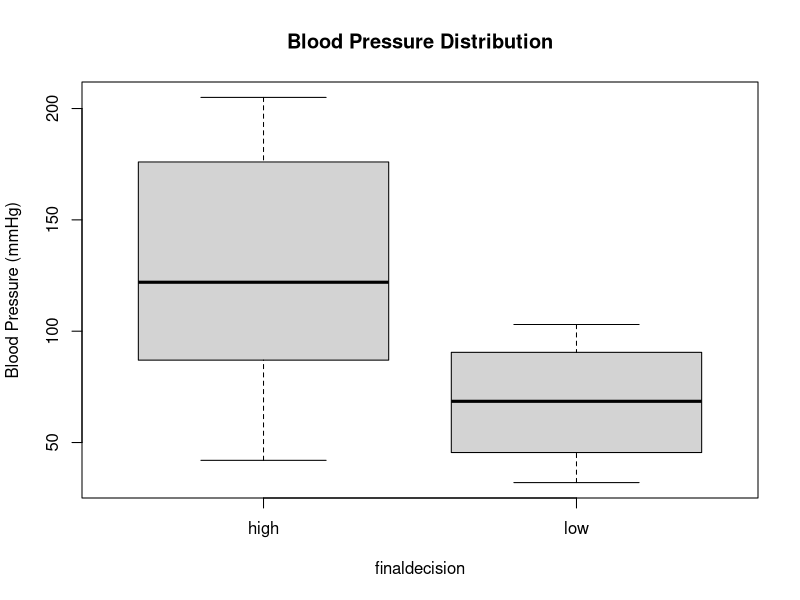
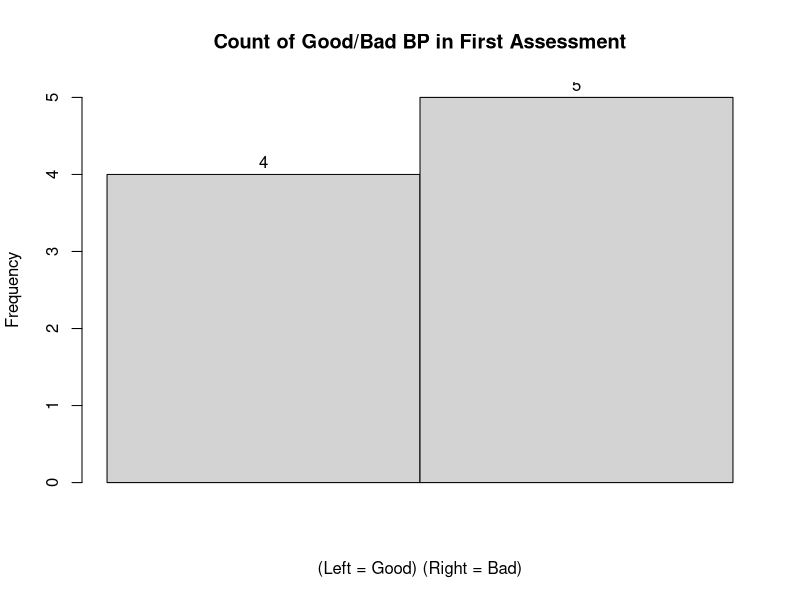
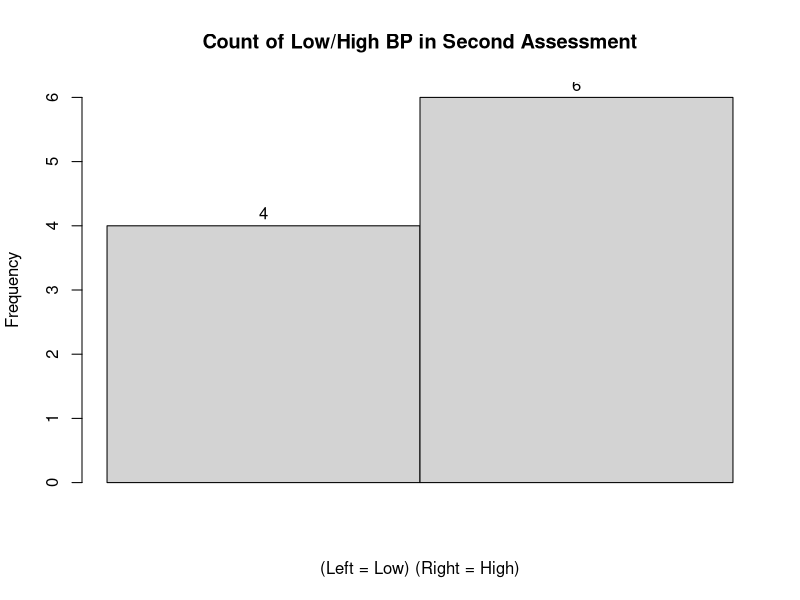

Write the R code that produced these figures, in order.
#Define Vectors
freq <- c(0.6, 0.3, 0.4, 0.4, 0.2, 0.6, 0.3, 0.4, 0.9, 0.2)
bloodp <- c(103, 87, 32, 42, 59, 109, 78, 205, 135, 176)
first <- as.factor(c("bad", "bad", "bad", "bad", "good", "good", "good", "good", "NA", "bad"))
second <- as.factor(c("low", "low", "high", "high", "low", "low", "high", "high", "high", "high"))
finaldecision <- as.factor(c("low", "high", "low", "high", "low", "high", "low", "high", "high", "high"))

#Create a data frame using vectors
patients_data <- data.frame(freq, bloodp, first, second, finaldecision)

#Converting 'first' to numeric: 'bad' == 1 and 'good' == 0
patients_data$firstNumeric <- ifelse(patients_data$first == "bad", 1, ifelse(patients_data$first == "good", 0, NA))

#Converting 'second' to numeric: 'low' == 0 and 'high' == 1
patients_data$secondNumeric <- ifelse(patients_data$second == "high", 1, 0)

#Side by Side Box Plot
boxplot(bloodp ~ finaldecision, main="Blood Pressure Distribution", ylab="Blood Pressure (mmHg)")

# Histogram for First Assessment
hist(patients_data$firstNumeric, main="Count of Good/Bad BP in First Assessment", xlab="(Left = Good) (Right = Bad)", breaks=2, labels=TRUE, right=FALSE, xaxt = "n")

# Histogram for Second Assessment
hist(patients_data$secondNumeric, main="Count of Low/High BP in Second Assessment", xlab="(Left = Low) (Right = High)", breaks=2, labels=TRUE, right=FALSE, xaxt = "n")

